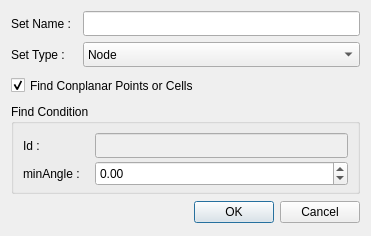
<?xml version="1.0" encoding="UTF-8"?>
<ui version="4.0">
 <class>CreateSetDialog</class>
 <widget class="QDialog" name="CreateSetDialog">
  <property name="geometry">
   <rect>
    <x>0</x>
    <y>0</y>
    <width>371</width>
    <height>236</height>
   </rect>
  </property>
  <property name="minimumSize">
   <size>
    <width>371</width>
    <height>236</height>
   </size>
  </property>
  <property name="maximumSize">
   <size>
    <width>371</width>
    <height>236</height>
   </size>
  </property>
  <property name="windowTitle">
   <string>Create Set</string>
  </property>
  <layout class="QGridLayout" name="gridLayout_2">
   <item row="0" column="0">
    <widget class="QLabel" name="label_name">
     <property name="minimumSize">
      <size>
       <width>66</width>
       <height>25</height>
      </size>
     </property>
     <property name="maximumSize">
      <size>
       <width>66</width>
       <height>25</height>
      </size>
     </property>
     <property name="text">
      <string>Set Name : </string>
     </property>
    </widget>
   </item>
   <item row="0" column="1">
    <widget class="QLineEdit" name="nameLineEdit">
     <property name="minimumSize">
      <size>
       <width>135</width>
       <height>25</height>
      </size>
     </property>
     <property name="maximumSize">
      <size>
       <width>16777215</width>
       <height>25</height>
      </size>
     </property>
    </widget>
   </item>
   <item row="1" column="0">
    <widget class="QLabel" name="label_type">
     <property name="minimumSize">
      <size>
       <width>66</width>
       <height>25</height>
      </size>
     </property>
     <property name="maximumSize">
      <size>
       <width>66</width>
       <height>25</height>
      </size>
     </property>
     <property name="text">
      <string>Set Type : </string>
     </property>
    </widget>
   </item>
   <item row="1" column="1">
    <widget class="QComboBox" name="typeComboBox">
     <property name="enabled">
      <bool>true</bool>
     </property>
     <property name="minimumSize">
      <size>
       <width>135</width>
       <height>25</height>
      </size>
     </property>
     <property name="maximumSize">
      <size>
       <width>16777215</width>
       <height>25</height>
      </size>
     </property>
     <property name="currentIndex">
      <number>0</number>
     </property>
     <item>
      <property name="text">
       <string>Node</string>
      </property>
     </item>
     <item>
      <property name="text">
       <string>Element</string>
      </property>
     </item>
    </widget>
   </item>
   <item row="2" column="0" colspan="2">
    <widget class="QCheckBox" name="ConplanarCheckBox">
     <property name="minimumSize">
      <size>
       <width>0</width>
       <height>25</height>
      </size>
     </property>
     <property name="maximumSize">
      <size>
       <width>16777215</width>
       <height>25</height>
      </size>
     </property>
     <property name="toolTip">
      <string/>
     </property>
     <property name="text">
      <string>Find Conplanar Points or Cells</string>
     </property>
     <property name="checked">
      <bool>true</bool>
     </property>
    </widget>
   </item>
   <item row="3" column="0" colspan="2">
    <widget class="QGroupBox" name="groupBox">
     <property name="title">
      <string>Find Condition</string>
     </property>
     <layout class="QGridLayout" name="gridLayout">
      <item row="0" column="0">
       <layout class="QHBoxLayout" name="horizontalLayout">
        <item>
         <widget class="QLabel" name="label_id">
          <property name="enabled">
           <bool>true</bool>
          </property>
          <property name="minimumSize">
           <size>
            <width>66</width>
            <height>25</height>
           </size>
          </property>
          <property name="maximumSize">
           <size>
            <width>66</width>
            <height>25</height>
           </size>
          </property>
          <property name="text">
           <string>Id : </string>
          </property>
         </widget>
        </item>
        <item>
         <widget class="QLineEdit" name="idLineEdit">
          <property name="enabled">
           <bool>false</bool>
          </property>
          <property name="minimumSize">
           <size>
            <width>133</width>
            <height>25</height>
           </size>
          </property>
          <property name="maximumSize">
           <size>
            <width>16777215</width>
            <height>25</height>
           </size>
          </property>
         </widget>
        </item>
       </layout>
      </item>
      <item row="1" column="0">
       <layout class="QHBoxLayout" name="horizontalLayout_2">
        <item>
         <widget class="QLabel" name="label_angle">
          <property name="minimumSize">
           <size>
            <width>66</width>
            <height>25</height>
           </size>
          </property>
          <property name="maximumSize">
           <size>
            <width>66</width>
            <height>25</height>
           </size>
          </property>
          <property name="text">
           <string>minAngle : </string>
          </property>
         </widget>
        </item>
        <item>
         <widget class="QDoubleSpinBox" name="doubleSpinBox">
          <property name="minimumSize">
           <size>
            <width>133</width>
            <height>25</height>
           </size>
          </property>
          <property name="maximumSize">
           <size>
            <width>16777215</width>
            <height>25</height>
           </size>
          </property>
          <property name="minimum">
           <double>-360.000000000000000</double>
          </property>
          <property name="maximum">
           <double>360.000000000000000</double>
          </property>
         </widget>
        </item>
       </layout>
      </item>
     </layout>
    </widget>
   </item>
   <item row="4" column="0" colspan="2">
    <widget class="QDialogButtonBox" name="buttonBox">
     <property name="minimumSize">
      <size>
       <width>0</width>
       <height>25</height>
      </size>
     </property>
     <property name="maximumSize">
      <size>
       <width>16777215</width>
       <height>25</height>
      </size>
     </property>
     <property name="orientation">
      <enum>Qt::Horizontal</enum>
     </property>
     <property name="standardButtons">
      <set>QDialogButtonBox::Cancel|QDialogButtonBox::Ok</set>
     </property>
    </widget>
   </item>
  </layout>
 </widget>
 <resources/>
 <connections>
  <connection>
   <sender>buttonBox</sender>
   <signal>accepted()</signal>
   <receiver>CreateSetDialog</receiver>
   <slot>accept()</slot>
   <hints>
    <hint type="sourcelabel">
     <x>138</x>
     <y>294</y>
    </hint>
    <hint type="destinationlabel">
     <x>157</x>
     <y>274</y>
    </hint>
   </hints>
  </connection>
  <connection>
   <sender>buttonBox</sender>
   <signal>rejected()</signal>
   <receiver>CreateSetDialog</receiver>
   <slot>reject()</slot>
   <hints>
    <hint type="sourcelabel">
     <x>185</x>
     <y>294</y>
    </hint>
    <hint type="destinationlabel">
     <x>249</x>
     <y>274</y>
    </hint>
   </hints>
  </connection>
 </connections>
</ui>
